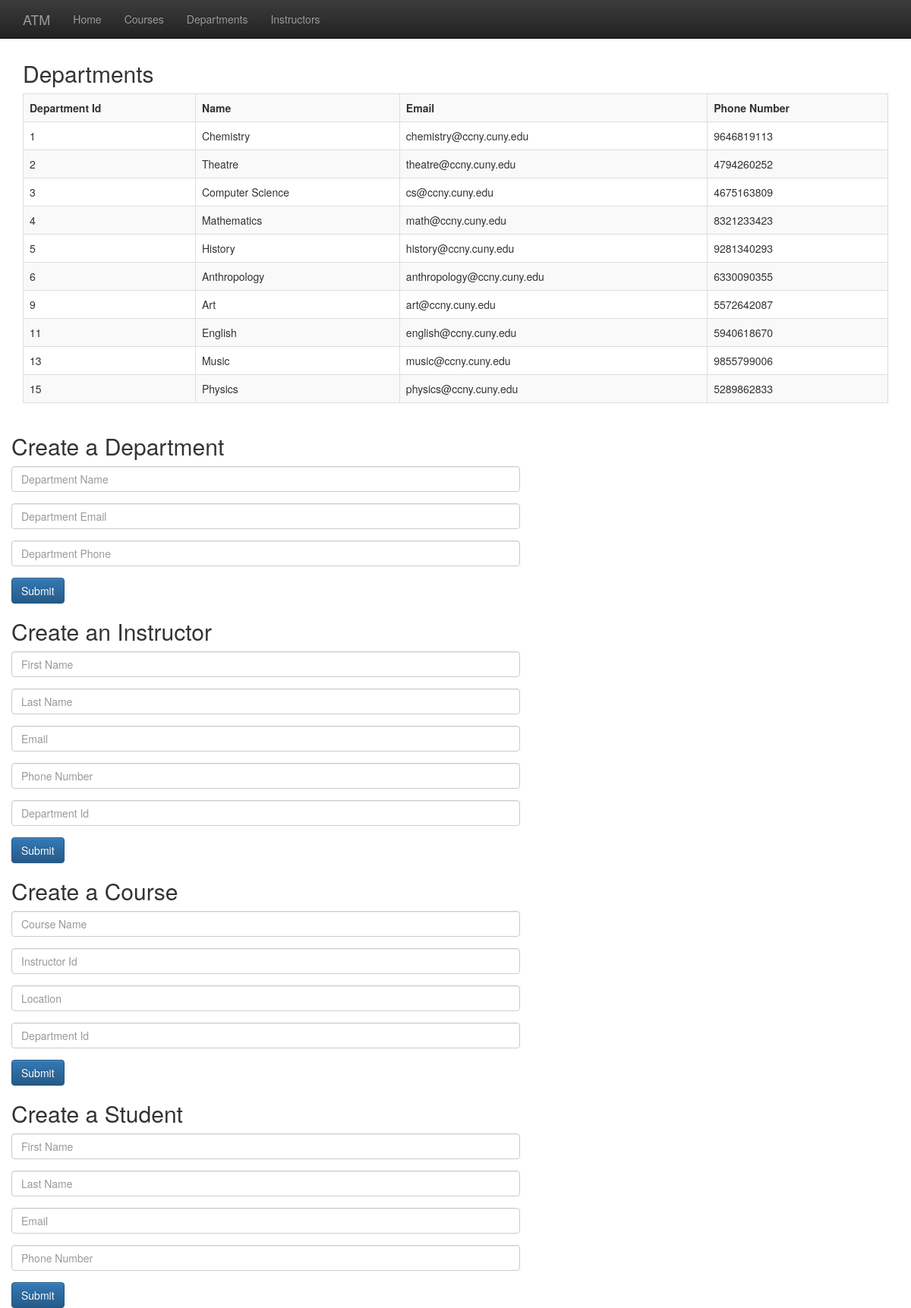
The page /departments.php on the database its author committed.
### tables this page shows
CREATE TABLE `Departments` (
  `departmentID` int(10) UNSIGNED NOT NULL,
  `name` varchar(32) NOT NULL,
  `email` varchar(32) NOT NULL,
  `phoneNumber` varchar(32) NOT NULL
);

### functions.php (the view, shortened to what this page needs)
<?php
function getAllDepartments($result) {
    if (mysqli_num_rows($result) > 0) {
        while ($row = mysqli_fetch_assoc($result)) {
            echo "
            <tr>
                <td>" . $row["departmentID"] . "</td>
                <td>" . $row["name"] . "</td>
                <td>" . $row["email"] . "</td>
                <td>" . $row["phoneNumber"] . "</td>
            </tr>";
        }
    } else {
        echo "0 results";
    }
}
?>

### rows shown on the page
departments: departmentID "1", name "Chemistry", email "chemistry@ccny.cuny.edu", phoneNumber "9646819113"
departments: departmentID "2", name "Theatre", email "theatre@ccny.cuny.edu", phoneNumber "4794260252"
departments: departmentID "3", name "Computer Science", email "cs@ccny.cuny.edu", phoneNumber "4675163809"
departments: departmentID "4", name "Mathematics", email "math@ccny.cuny.edu", phoneNumber "8321233423"
departments: departmentID "5", name "History", email "history@ccny.cuny.edu", phoneNumber "9281340293"
departments: departmentID "6", name "Anthropology", email "anthropology@ccny.cuny.edu", phoneNumber "6330090355"
departments: departmentID "9", name "Art", email "art@ccny.cuny.edu", phoneNumber "5572642087"
departments: departmentID "11", name "English", email "english@ccny.cuny.edu", phoneNumber "5940618670"
departments: departmentID "13", name "Music", email "music@ccny.cuny.edu", phoneNumber "9855799006"
departments: departmentID "15", name "Physics", email "physics@ccny.cuny.edu", phoneNumber "5289862833"
